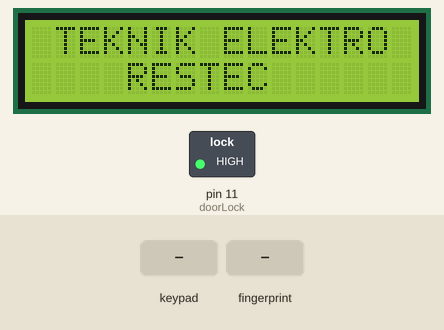
The sketch below on a simulated Arduino Uno, built with avr-gcc and run on an emulated ATmega328P. On the bench: 16×2 character LCD, switched loads named in the sketch (green lamp = pin HIGH). The inputs (shaded band) are chosen by the test bench. What the sketch prints to the serial monitor is not drawn.

Above: at 1.3 s.
At 5.4 s:
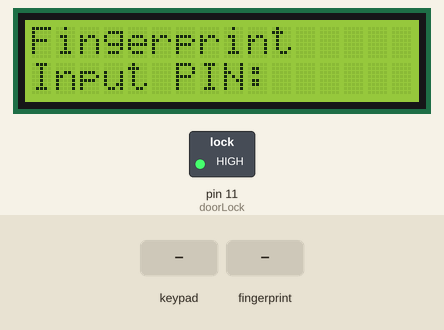
5.5 s: keypad keys 2 0 0 3 * pressed 0.4 s apart
At 8.7 s:
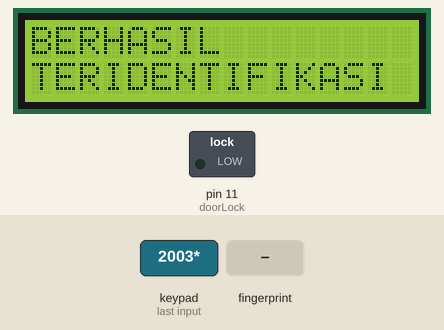
9.0 s: key '*' pressed
12.0 s: finger stored as number 1 placed on the sensor
17.7 s: key '1' pressed
20.7 s: keypad keys 2 0 0 3 pressed 0.4 s apart
At 22.17 s:
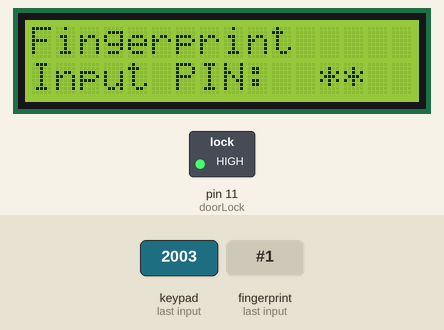
25.2 s: keypad keys 2 3 4 5 * pressed 0.4 s apart
At 28.1 s:
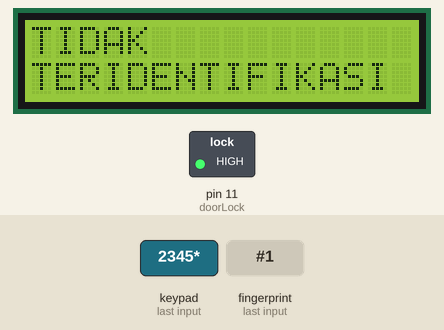
Timing chart, 0 to 29.6 s (numbered marks = the images above; inputs shaded):
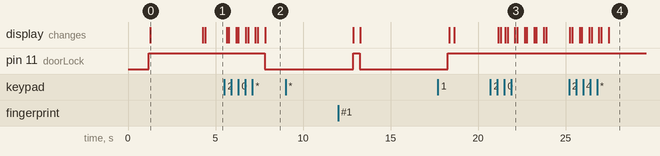

The sketch:

kunci.ino
```cpp
#include <Adafruit_Fingerprint.h>
#include <SPI.h>
#include <Wire.h>
#include <LiquidCrystal_I2C.h>
#include <SoftwareSerial.h>

//------------------------------------lcd keypad------------------------------------
#include <Keypad.h>
#include <LiquidCrystal_I2C.h>
#include <Password.h>


byte currentLength = 0;

Password password = Password("2003");//Password bisa di ubah ubah
LiquidCrystal_I2C lcd(0x27, 16, 2);// pin lcd yang di gunakan

const byte ROWS= 4; //baris pada keypad
const byte COLS= 3; //Kolom pada keypad
char keys[ROWS][COLS] =
{
{'1', '2', '3'},
{'4', '5', '6'},
{'7', '8', '9'},
{'*', '0', '#'}
};

byte rowPins[ROWS] = {2, 3, 4, 5}; //connect to the row pinouts of the keypad
byte colPins[COLS] = {6, 7, 8}; //connect to the column pinouts of the keypad

Keypad keypad = Keypad( makeKeymap(keys), rowPins, colPins, ROWS, COLS );

//------------------------------akhir-------------------------------

SoftwareSerial mySerial(9, 10); //Inisialisasi serial RX TX modul fingerprint
int doorLock = 11; //pin untuk sinyal doorlock

Adafruit_Fingerprint finger = Adafruit_Fingerprint(&mySerial);

void setup() {
    Serial.begin(9600);
    while (!Serial);
    delay(100);
    Serial.println("nnAdafruit finger detect test");

    // set the data rate for the sensor serial port
    finger.begin(57600);

    if (finger.verifyPassword()) {
        Serial.println("Found fingerprint sensor!");
    } else {
        Serial.println("Did not find fingerprint sensor :(");
        while (1) {
            delay(1);
        }
    }

    finger.getTemplateCount();
    Serial.print("Sensor contains ");
    Serial.print(finger.templateCount);
    Serial.println(" templates");
    Serial.println("Waiting for valid finger...");

    lcd.begin();
    lcd.clear();

    pinMode(doorLock, OUTPUT);
    digitalWrite(doorLock, HIGH);

    //-----------------------------------------lcd keypad--------------------------
    keypad.addEventListener(keypadEvent);

    lcd.begin();
    lcd.setCursor(1, 0);
    lcd.print("TEKNIK ELEKTRO");

    lcd.setCursor(4, 1);
    lcd.print("RESTEC");
    delay(3000);

    lcd.clear();
}

void loop() {
    getFingerprintID();
    delay(50);
    lcd.clear();
    lcd.setCursor(0, 0);
    lcd.print("Fingerprint");
    lcd.setCursor(0, 1);
    lcd.print("Input PIN: ");
    keypad.getKey();
}
//-----------------------------------------keypad--------------------------------

void checkPassword() {
    if (password.evaluate()) {
        digitalWrite(doorLock, LOW);
        lcd.clear();
        lcd.setCursor(0, 0);
        lcd.print("BERHASIL");
        lcd.setCursor(0, 1);
        lcd.print("TERIDENTIFIKASI");
        digitalWrite(doorLock, LOW);
        lcd.setCursor(20, 0);
        lcd.print("AutoLock ");
        for (int i = 5; i > 0; i--) {
            lcd.setCursor(30, 0);
            lcd.print(i);
            delay(1000);
        }
        digitalWrite(doorLock, HIGH);
        password.reset();
    } else {
        lcd.clear();
        lcd.setCursor(0, 0);
        lcd.print("TIDAK ");
        lcd.setCursor(0, 1);
        lcd.print("TERIDENTIFIKASI");
        delay(500);
        lcd.setCursor(20, 0);
        lcd.print("COBA LAGI");
        delay(2000);
        password.reset();
    }
}


void keypadEvent(KeypadEvent eKey) {

    switch (keypad.getState()) {
        case PRESSED:
            lcd.setCursor(35, 1);
            lcd.print(eKey);
            switch (eKey) {
                case '*':
                    checkPassword();
                    lcd.clear();
                    currentLength = 0;
                    break;
                case '#':
                    password.reset();
                    lcd.clear();
                    currentLength = 0;
                    break;
                default: // password.append(eKey);
                    password << eKey;
                    currentLength++;

                    //Print some feedback.
                    lcd.setCursor(12, 1);
                    //lcd.print("Pass: ");
                    for (byte i = 0; i < currentLength; i++) {
                        lcd.print('*');
                    }

            }
    }
}

//------------------------------------------------------------
uint8_t getFingerprintID() {
    uint8_t p = finger.getImage();
    switch (p) {
        case FINGERPRINT_OK:
            Serial.println("Image taken");
            break;
        case FINGERPRINT_NOFINGER:
            Serial.println("No finger detected");
            return p;
        case FINGERPRINT_PACKETRECIEVEERR:
            Serial.println("Communication error");
            return p;
        case FINGERPRINT_IMAGEFAIL:
            Serial.println("Imaging error");
            return p;
        default:
            Serial.println("Unknown error");
            return p;
    }

    // OK success!

    p = finger.image2Tz();
    switch (p) {
        case FINGERPRINT_OK:
            Serial.println("Image converted");
            break;
        case FINGERPRINT_IMAGEMESS:
            Serial.println("Image too messy");
            return p;
        case FINGERPRINT_PACKETRECIEVEERR:
            Serial.println("Communication error");
            return p;
        case FINGERPRINT_FEATUREFAIL:
            Serial.println("Could not find fingerprint features");
            return p;
        case FINGERPRINT_INVALIDIMAGE:
            Serial.println("Could not find fingerprint features");
            return p;
        default:
            Serial.println("Unknown error");
            return p;
    }

    // OK converted!---------------------------------------------
    p = finger.fingerFastSearch();
    if (p == FINGERPRINT_OK) { //jika fingerprint terdeteksi
        Serial.println("Found a print match!");
        lcd.clear();
        lcd.setCursor(0, 0);
        lcd.print("BERHASIL");
        lcd.setCursor(0, 1);
        lcd.print("TERIDENTIFIKASI");
        digitalWrite(doorLock, LOW);
        lcd.setCursor(20, 0);
        lcd.print("AutoLock ");
        for (int i = 5; i > 0; i--) {
            lcd.setCursor(30, 0);
            lcd.print(i);
            delay(1000);
        }
        digitalWrite(doorLock, HIGH);
    } else if (p == FINGERPRINT_PACKETRECIEVEERR) {
        Serial.println("Communication error");
        return p;
    } else if (p == FINGERPRINT_NOTFOUND) { //jika fingerprint salah
        Serial.println("Did not find a match");
        lcd.clear();
        lcd.setCursor(0, 0);
        lcd.print("TIDAK ");
        lcd.setCursor(0, 1);
        lcd.print("TERIDENTIFIKASI");
        delay(500);
        lcd.setCursor(20, 0);
        lcd.print("COBA LAGI");
        delay(2000);

        return p;
    } else {
        Serial.println("Unknown error");
        lcd.clear();
        lcd.setCursor(0, 0);
        lcd.print("??");
        delay(100);
        return p;
    }

    // found a match!
    Serial.print("Found ID #");
    Serial.print(finger.fingerID);
    Serial.print(" with confidence of ");
    Serial.println(finger.confidence);

    return finger.fingerID;
}
//-----------------------------------------------------------------------------
```

Measured:
- after the input at 5.5 s, pin 11 (doorLock): HIGH → LOW after 2.3 s; the display: first changes after 0.13 s (image 2 shows a later state)
- after the input at 9.0 s, every drawn part: stays the same
- after the input at 20.7 s, the display: first differs from a run without the input after 1.4 s (image 3)
- after the input at 25.2 s, the display: first changes after 0.05 s (image 4 shows a later state)
- what the display in image 0 shows lasts 3.0 s, from 1.3 s to 4.3 s
